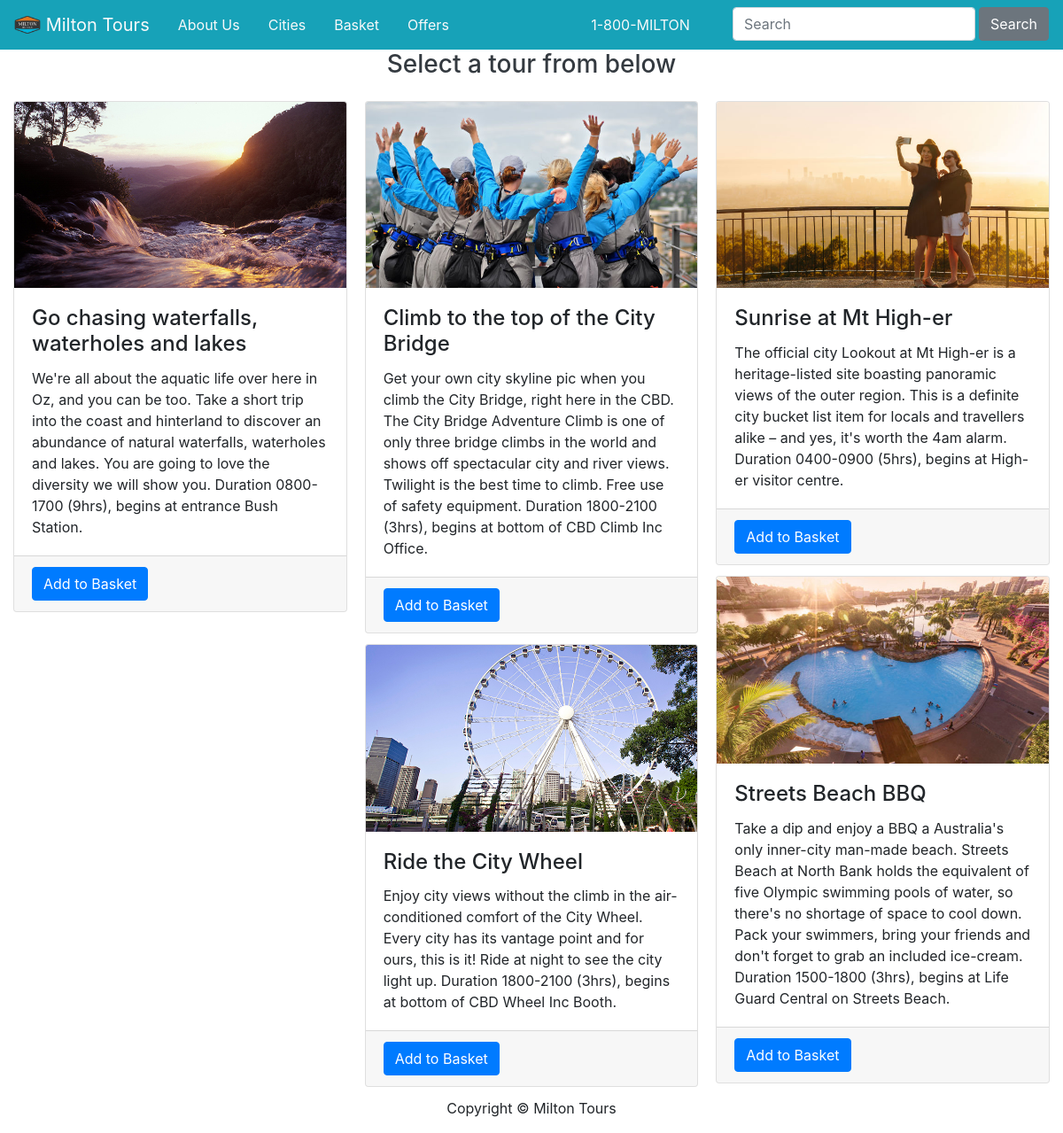
/tours/3, run on the app's committed database.
### miltontours/models.py (models this page shows, shortened)
class Tour(db.Model):
    __tablename__ = 'tours'
    id = db.Column(db.Integer, primary_key=True)
    name = db.Column(db.String(64),nullable=False)
    description = db.Column(db.String(500), nullable=False)
    image = db.Column(db.String(60), nullable=False)
    price = db.Column(db.Float, nullable=False)
    date = db.Column(db.DateTime, nullable=False)
    city_id = db.Column(db.Integer, db.ForeignKey('cities.id'))

### miltontours/views.py (the view)
@main_bp.route('/tours/<int:cityid>')
def citytours(cityid):
    tours = Tour.query.filter(Tour.city_id==cityid)
    return render_template('citytours.html', tours=tours)

### miltontours/templates/citytours.html (shortened to what this page needs)
{% extends 'base.html' %}
{% block main %}
<section>
    <div class="text-dark text-center">
        <div>
            <p class="h3 text-dark mb-4">Select a tour from below</p>
        </div>
    </div>
    <div class="card-columns">
        {% for tour in tours%}
        <div class="card">
            <img class="card-img-top" src="{{ url_for('static', filename='img/'+tour.image) }}" alt="Card image">
            <div class="card-body">
                <h4 class="card-title">{{ tour.name }}</h4>
                <p class="card-text">{{ tour.description }}</p>
            </div>
            <div class="card-footer">
                <form action="{{ url_for('main.order') }}">
                    <input class="btn btn-primary" type="submit" value="Add to Basket">
                </form>
            </div>
        </div>
        {% endfor %}
    </div>
</section>
{% endblock %}

### miltontours/templates/base.html (shortened to what this page needs)
<!DOCTYPE html>
<html lang="en">
<head>
    <link rel="stylesheet" href="https://stackpath.bootstrapcdn.com/bootstrap/4.3.1/css/bootstrap.min.css"
>
</head>
<body>
    <header>
        <nav class="navbar navbar-expand-lg navbar-light bg-info">
            <a class="navbar-brand text-light" href="{{ url_for('main.index') }}">
                <img src="{{url_for('static', filename='img/miltonlogo.png')}}" width="30" height="30" class="d-inline-block align-top"
                    alt="Milton Tours Logo">
                Milton Tours
            </a>
            <div class="collapse navbar-collapse" id="navbarNav">
                <a class="nav-item nav-link text-light active" href="#">About Us</a>
                <a class="nav-item nav-link text-light" href="{{url_for('main.index', _anchor='cities_anchor')}}">Cities</a>
                <a class="nav-item nav-link text-light" href="{{url_for('main.order')}}">Basket</a>
                <a class="nav-item nav-link text-light" href="discounts.html">Offers</a>
                <ul class="nav navbar-nav ml-auto">
                    <li class="nav-item active">
                        <span class="navbar-text text-light">1-800-MILTON</span>
                    </li>
                    <li class="nav-item">
                        <form class="form-inline my-2 my-lg-0 ml-5">
                            <input class="form-control" type="search" placeholder="Search" aria-label="Search">
                            <button class="btn btn-outline-black btn btn-secondary btn-s my-0 ml-1"
                                type="submit">Search</button>
                        </form>
                    </li>
                </ul>
        </nav>
    </header>
    <div class="container-fluid">
        <main>
            {% block main %}
            {% endblock %}
        </main>
    </div>
    <footer class="footer">
        <div class="container text-center">
            <p>Copyright &copy; Milton Tours</p>
        </div>
    </footer>
</body>
</html>

### data on the page
Tour: image (picture), name "Go chasing waterfalls, waterholes and lakes", description "We're all about the aquatic life over here in Oz, and you can be too. Take a short trip into the coast and hinterland to discover an abundance of natural waterfalls, waterholes and lakes. You are going to love the diversity we will show you. Duration 0800-1700 (9hrs), begins at entrance Bush Station."
Tour: image (picture), name "Climb to the top of the City Bridge", description "Get your own city skyline pic when you climb the City Bridge, right here in the CBD. The City Bridge Adventure Climb is one of only three bridge climbs in the world and shows off spectacular city and river views. Twilight is the best time to climb. Free use of safety equipment. Duration 1800-2100 (3hrs), begins at bottom of CBD Climb Inc Office."
Tour: image (picture), name "Ride the City Wheel", description "Enjoy city views without the climb in the air-conditioned comfort of the City Wheel. Every city has its vantage point and for ours, this is it! Ride at night to see the city light up. Duration 1800-2100 (3hrs), begins at bottom of CBD Wheel Inc Booth."
Tour: image (picture), name "Sunrise at Mt High-er", description "The official city Lookout at Mt High-er is a heritage-listed site boasting panoramic views of the outer region. This is a definite city bucket list item for locals and travellers alike – and yes, it's worth the 4am alarm. Duration 0400-0900 (5hrs), begins at High-er visitor centre."
Tour: image (picture), name "Streets Beach BBQ", description "Take a dip and enjoy a BBQ a Australia's only inner-city man-made beach. Streets Beach at North Bank holds the equivalent of five Olympic swimming pools of water, so there's no shortage of space to cool down. Pack your swimmers, bring your friends and don't forget to grab an included ice-cream. Duration 1500-1800 (3hrs), begins at Life Guard Central on Streets Beach."
